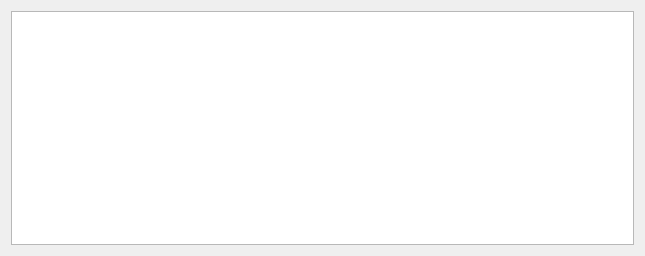
<?xml version="1.0" encoding="UTF-8"?>
<ui version="4.0">
 <class>Dialog</class>
 <widget class="QDialog" name="Dialog">
  <property name="geometry">
   <rect>
    <x>0</x>
    <y>0</y>
    <width>645</width>
    <height>256</height>
   </rect>
  </property>
  <property name="sizePolicy">
   <sizepolicy hsizetype="Expanding" vsizetype="Expanding">
    <horstretch>0</horstretch>
    <verstretch>0</verstretch>
   </sizepolicy>
  </property>
  <property name="font">
   <font>
    <family>Courier New</family>
    <pointsize>10</pointsize>
   </font>
  </property>
  <property name="windowTitle">
   <string>Dialog</string>
  </property>
  <layout class="QVBoxLayout" name="verticalLayout_2">
   <item>
    <layout class="QVBoxLayout" name="verticalLayout">
     <item>
      <widget class="QPlainTextEdit" name="textArea"/>
     </item>
    </layout>
   </item>
  </layout>
 </widget>
 <resources/>
 <connections/>
</ui>
